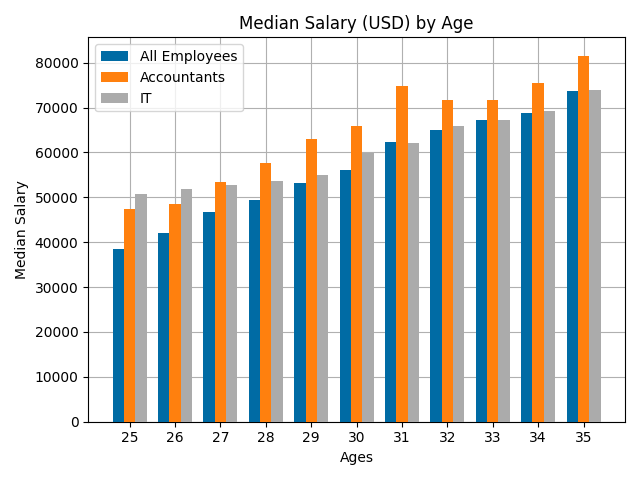

Python code for this plot:
import matplotlib.pyplot as plt
import numpy as np
# --------
#5 - Employee Salaries
# Create Create bar graphs comparing employee salaries by age, side by side

# print(plt.style.available)
plt.style.use('tableau-colorblind10')

# Median Employee Salaries by Age
ages_x = [25, 26, 27, 28, 29, 30, 31, 32, 33, 34, 35]

x_indexes = np.arange(len(ages_x))
width = 0.25

emp_y = [38496, 42000, 46752, 49320, 53200, 56000, 62316, 64928, 67137, 68748, 73752]
plt.bar(x_indexes - width, emp_y, width=width, zorder=3,label='All Employees')

# Median Accountant Salaries by Age
acc_y = [47352, 48567, 53485, 57602, 63023, 65913, 74812, 71585, 71648, 75493, 81573]
plt.bar(x_indexes, acc_y, width=width, zorder=3,label='Accountants')

# Median IT Salaries by Age
it_y = [50846, 51856, 52781, 53581, 55035, 59924, 62025, 65829, 67281, 69245, 73857]
plt.bar(x_indexes + width, it_y, width=width, zorder=3, label='IT')

plt.xticks(labels=ages_x, ticks=x_indexes)

plt.title('Median Salary (USD) by Age')
plt.xlabel('Ages')
plt.ylabel('Median Salary')

plt.legend()

plt.grid()

plt.tight_layout()

plt.savefig('salary_bar.png')

plt.show()
